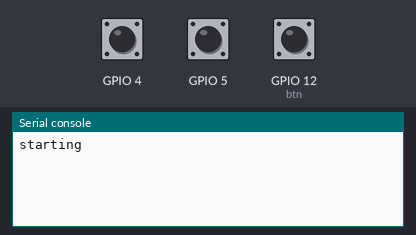
Simulated run of this program. Board: ESP8266 board running MicroPython. Shown: the last lines printed to the serial console. The inputs (shaded band) are chosen by the test bench; at power-on: GPIO 4 HIGH, GPIO 12 (btn) HIGH, GPIO 5 HIGH.

Above: at 1.2 s.
1.3 s: GPIO 4 pulled LOW for 0.15 s
At 1.9 s:
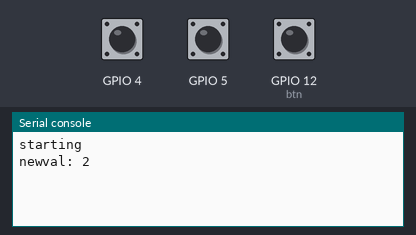
3.0 s: GPIO 12 (btn) pulled LOW for 0.15 s
At 4.1 s:
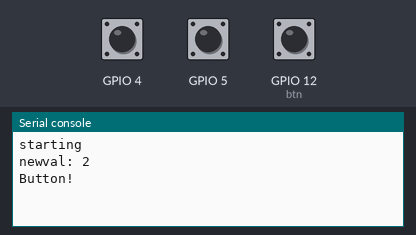
4.6 s: GPIO 5 pulled LOW for 1 s
At 6.3 s:
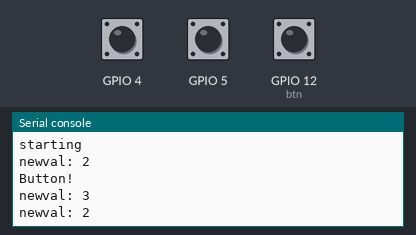
7.1 s: GPIO 4 pulled LOW for 1 s
At 9.4 s:
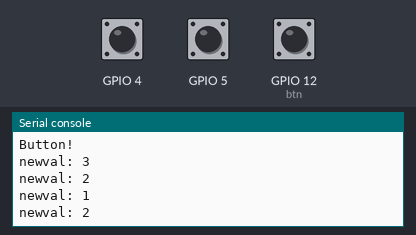
Timing chart, 0 to 10.6 s (numbered marks = the images above; inputs shaded):
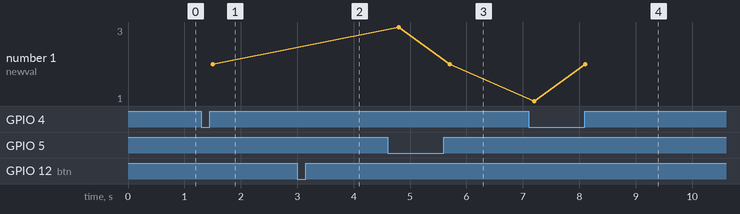

Measured:
- after the input at 1.3 s, the serial console: prints a new line after 0.20 s (image 1)
- after the input at 3.0 s, the serial console: prints a new line at once (image 2)
- after the input at 4.6 s, the serial console: prints a new line after 0.20 s (image 3)
- after the input at 7.1 s, the serial console: prints a new line after 0.10 s (image 4)

The program:

main.py
```python
from utime import sleep_ms
from encoder import Encoder  # or from pyb_encoder import Encoder
from wemos_d1 import D1, D2, D6
from machine import Pin
from button import Button

e = Encoder(D2, D1, pin_mode=Pin.PULL_UP)  # optional: add pin_mode=Pin.PULL_UP
lastval = e.value

def on_click(pin):
    print('Button!')

#btn = machine.Pin(D6, machine.Pin.IN, machine.Pin.PULL_UP)
btn = Button(D6, on_click=on_click)


i = 0
print('starting')
while True:
    i += 1
    val = e.value
    if lastval != val:
        lastval = val
        print('newval:', val)
    sleep_ms(300)
    #print('button:', button.value())
```

encoder.py
```python
# -*- coding: utf-8 -*-
"""MicroPython rotary encoder library.

Usage:

    from time import sleep_ms
    from encoder import Encoder

    # Connect CLK to D6, DT to D5, GND to GND and + to 3V3
    enc = Encoder(pin_clk=12, pin_dt=14)

    def readloop(e):
        oldval = 0
        while True:
            val = enc.value
            if oldval != val:
                print(val)
                oldval = val
            sleep_ms(50)

    readloop(e)
"""

from machine import Pin


ENC_STATES = (
    0,   # 00 00
    -1,  # 00 01
    1,   # 00 10
    0,   # 00 11
    1,   # 01 00
    0,   # 01 01
    0,   # 01 10
    -1,  # 01 11
    -1,  # 10 00
    0,   # 10 01
    0,   # 10 10
    1,   # 10 11
    0,   # 11 00
    1,   # 11 01
    -1,  # 11 10
    0    # 11 11
)
ACCEL_THRESHOLD = const(5)


class Encoder(object):
    def __init__(self, pin_clk, pin_dt, pin_mode=None, clicks=1,
                 min_val=0, max_val=100, accel=0, reverse=False):
        self.pin_clk = (pin_clk if isinstance(pin_clk, Pin) else
                        Pin(pin_clk, Pin.IN, pin_mode))
        self.pin_dt = (pin_dt if isinstance(pin_dt, Pin) else
                       Pin(pin_dt, Pin.IN, pin_mode))

        self.min_val = min_val * clicks
        self.max_val = max_val * clicks
        self.accel = int((max_val - min_val) / 100 * accel)
        self.max_accel = int((max_val - min_val) / 2)
        self.clicks = clicks
        self.reverse = 1 if reverse else -1

        # The following variables are assigned to in the interrupt callback,
        # so we have to allocate them here.
        self._value = 0
        self._readings = 0
        self._state = 0
        self.cur_accel = 0

        self.set_callbacks(self._callback)

    def _callback(self, line):
        self._readings = (self._readings << 2 | self.pin_clk.value() << 1 |
                          self.pin_dt.value()) & 0x0f

        self._state = ENC_STATES[self._readings] * self.reverse

        if self._state:
            self.cur_accel = min(self.max_accel, self.cur_accel + self.accel)

            self._value = min(self.max_val, max(self.min_val, self._value +
                              (1 + (self.cur_accel >> ACCEL_THRESHOLD)) *
                              self._state))

    def set_callbacks(self, callback=None):
        mode = Pin.IRQ_RISING | Pin.IRQ_FALLING

        ## def clk(line):
        ##     print('clk', self.pin_clk.value())
        ## def dt(line):
        ##     print('dt ', self.pin_clk.value())
        ## self.irq_clk = self.pin_clk.irq(trigger=mode, handler=clk) #callback)
        ## self.irq_dt = self.pin_dt.irq(trigger=mode, handler=dt) #callback)

        self.irq_clk = self.pin_clk.irq(trigger=mode, handler=callback)
        self.irq_dt = self.pin_dt.irq(trigger=mode, handler=callback)

    def close(self):
        self.set_callbacks(None)
        self.irq_clk = self.irq_dt = None

    @property
    def value(self):
        return self._value // self.clicks

    def reset(self):
        self._value = 0


def test(enc=None, **kwargs):
    from time import sleep_ms
    rate = kwargs.pop('rate', 20)

    if not isinstance(enc, Encoder):
        cls = kwargs.pop('encoder_cls', Encoder)
        kwargs.setdefault('pin_clk', 12)
        kwargs.setdefault('pin_dt', 14)
        kwargs.setdefault('clicks', 4)
        enc = cls(**kwargs)

    oldval = 0
    try:
        while True:
            val = enc.value
            if oldval != val:
                print(val)
                oldval = val

            enc.cur_accel = max(0, enc.cur_accel - enc.accel)
            sleep_ms(1000 // rate)
    except:
        enc.close()
```

wemos_d1.py
```python
# pin numbers
# http://micropython-on-wemos-d1-mini.readthedocs.io/en/latest/setup.html
# https://forum.micropython.org/viewtopic.php?t=2503

D0 = 16 # wake
D5 = 14 # sck
D6 = 12 # miso
D7 = 13 # mosi
D8 = 15 # cs    PULL-DOWN 10k

D4 = 2 # boot   PULL-UP   10k
D3 = 0 # flash  PULL-UP   10k
D2 = 4 # sda
D1 = 5 # scl
RX = 3 # rx
TX = 1 # tx

# note: D4 is also used to control the builtin blue led, but it's reversed
# (when D4 is 1, the led is off)
LED = D4
```

button.py
```python
import machine

class Button(object):

    def __init__(self, pin, on_click=None):
        self.pin = machine.Pin(pin, machine.Pin.IN, machine.Pin.PULL_UP)
        if on_click:
            self.on_click = on_click
        self.pin.irq(trigger=machine.Pin.IRQ_FALLING, handler=self.on_click)

    def on_click(self, pin):
        print("Default button handler: %s" % pin)


if __name__ == '__main__':
    # this demo was tested on sonoff
    from myboard import BUTTON
    class MyButton(Button):
        def on_click(self, pin):
            print('click')

    button = MyButton(BUTTON)
```
